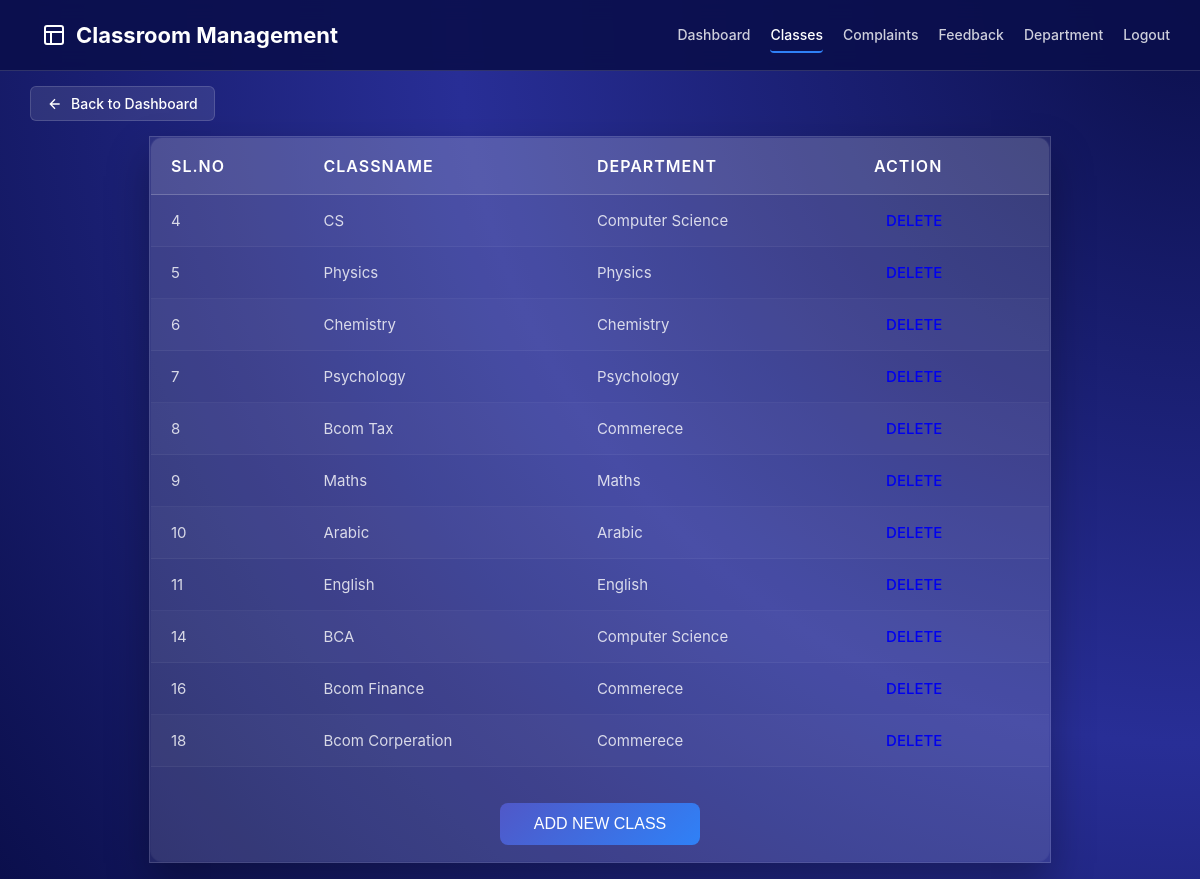
Page /manage_class on the earlier database version.
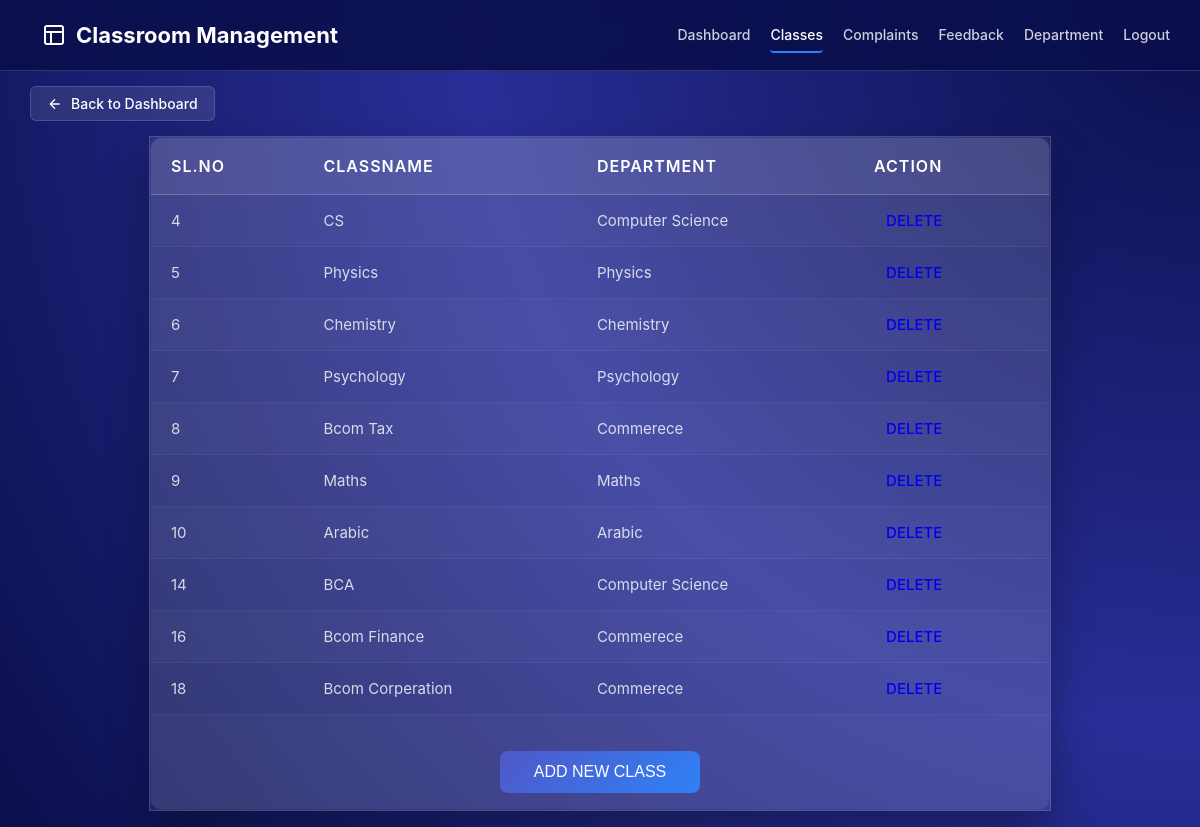
Same page on the later database version.
### mobilesilentapp/models.py (models this page shows)
class ClassTable(models.Model):
    ClassName = models.CharField(max_length=30, blank=True, null=True)
    department = models.ForeignKey(DepartmentTable, on_delete=models.CASCADE)
    sem = models.CharField(max_length=30, blank=True, null=True)
    created_at = models.DateField(auto_now_add=True)

class DepartmentTable(models.Model):
    department=models.CharField(max_length=30,null=True,blank=True)

### mobilesilentapp/views.py (the view)
# urls.py: path("manage_class",manage_class.as_view(), name="manage_class"),
class manage_class(View):
    def get(self,request):
        obj = ClassTable.objects.all()
        return render(request, "administration/manage_class.html", {'obj': obj})

### templates/administration/manage_class.html (shortened to what this page needs)
{% block body %}
<nav class="navbar">
    <a href="#" class="navbar-brand">
        <svg width="24" height="24" viewBox="0 0 24 24" fill="none" stroke="currentColor" stroke-width="2">
            <rect x="3" y="3" width="18" height="18" rx="2"/>
            <path d="M3 9h18M9 21V9"/>
        </svg>
        Classroom Management
    </a>
    <div class="nav-links">
        <a href="Admin_home" class="nav-link">Dashboard</a>
        <a href="#" class="nav-link active">Classes</a>
        <a href="Complaints" class="nav-link">Complaints</a>
        <a href="Feedback" class="nav-link">Feedback</a>
        <a href="/ManageDepartment" class="nav-link">Department</a>
        <a href="/" class="nav-link">Logout</a>
    </div>
</nav>
<div class="back-btn-container">
    <a href="Admin_home" class="back-btn">
        <svg width="16" height="16" viewBox="0 0 24 24" fill="none" stroke="currentColor" stroke-width="2">
            <path d="M19 12H5M12 19l-7-7 7-7"/>
        </svg>
        Back to Dashboard
    </a>
</div>
<div class="page-container">
    <form id="form1" name="form1" method="get" action="{% url 'add_class' %}#about">
        <table class="table table-hover">
            <thead>
                <tr>
                    <th>SL.NO</th>
                    <th>ClassName</th>
                    <th>Department</th>
                    <th>Action</th>
                </tr>
            </thead>
            <tbody>
                {% for i in obj %}
                <tr>
                    <td>{{ i.id }}</td>
                    <td>{{ i.ClassName }}</td>
                    <td>{{ i.department.department }}</td>
                    <td><a href="{% url 'delete_class' class_id=i.id %}#about">DELETE</a></td>
                </tr>
                {% endfor %}
                <tr>
                    <td colspan="4" style="text-align:center;">
                        <input type="submit" name="Submit" value="ADD NEW CLASS" />
                    </td>
                </tr>
            </tbody>
        </table>
    </form>
</div>
{% endblock %}

Differences in the rows shown:
removed ClassTable: id "11", ClassName "English", department.department "English"
